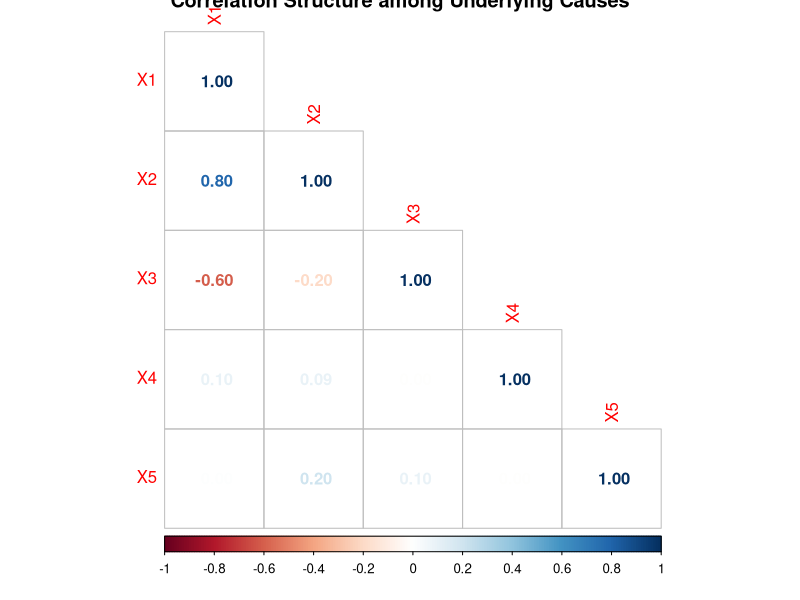
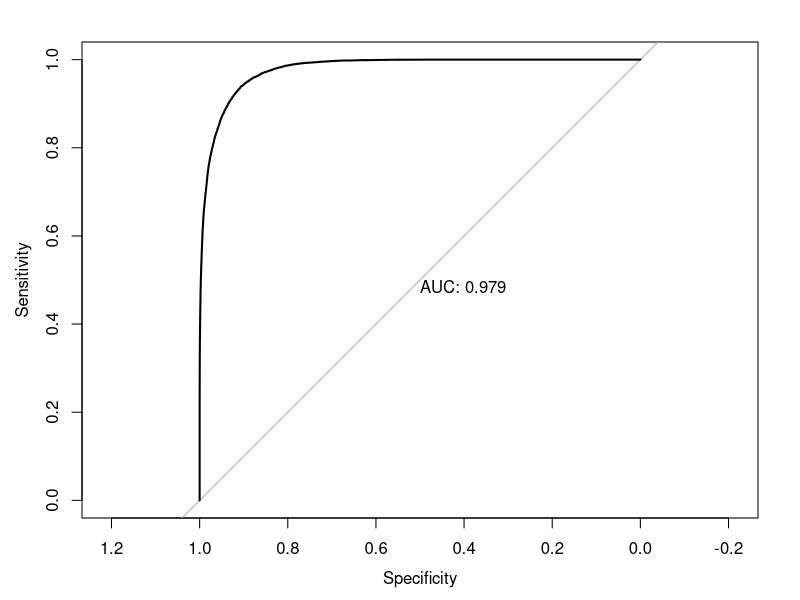
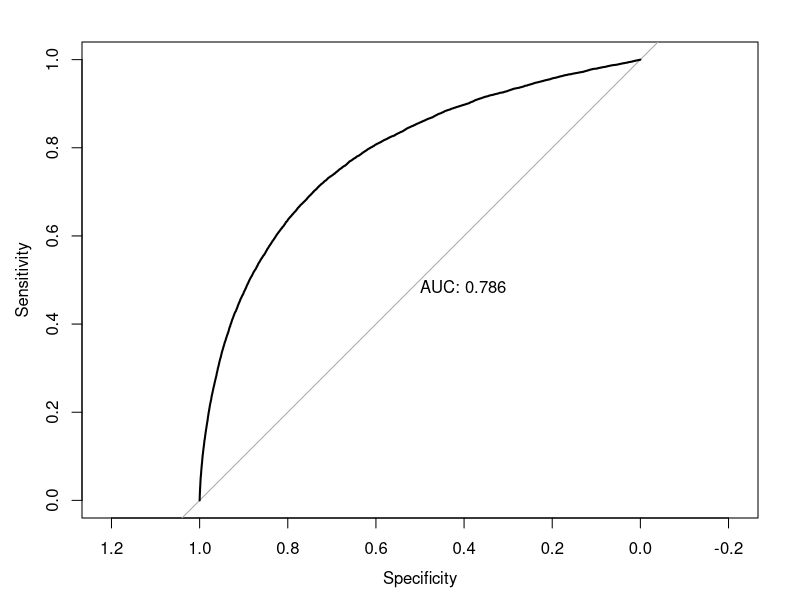
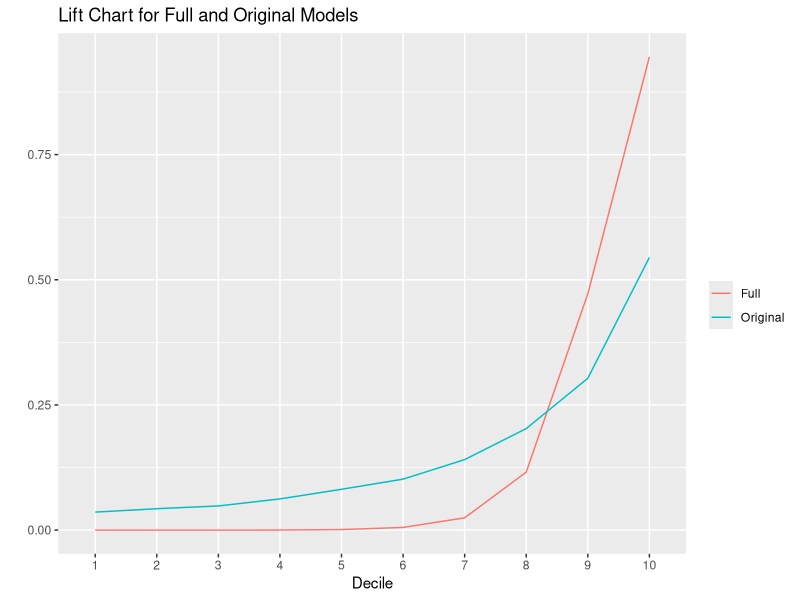
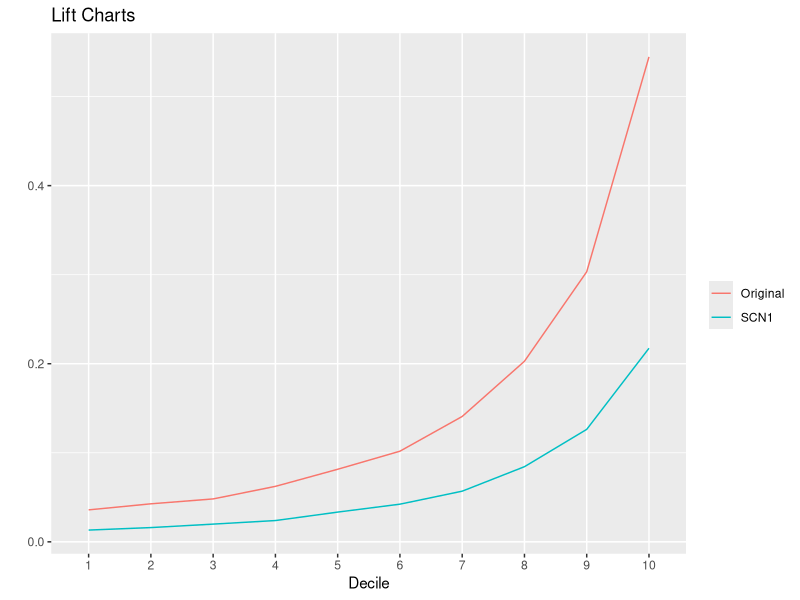
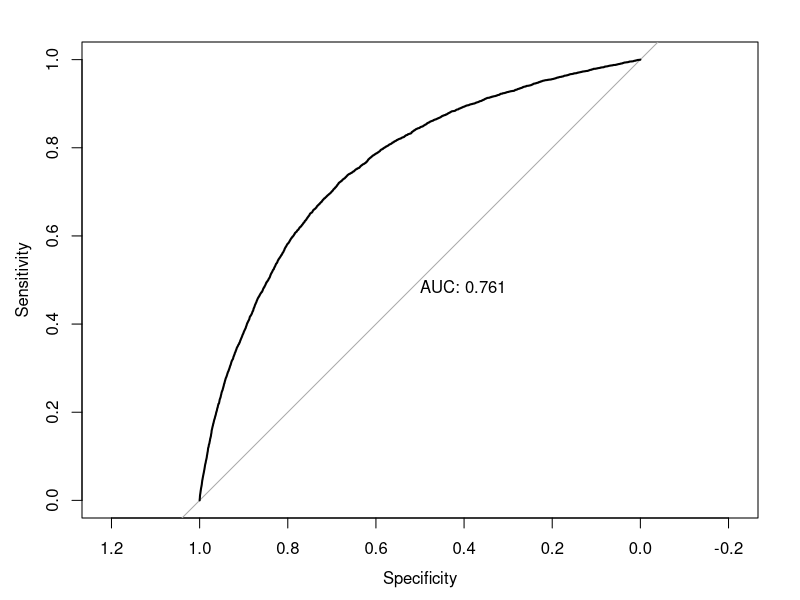
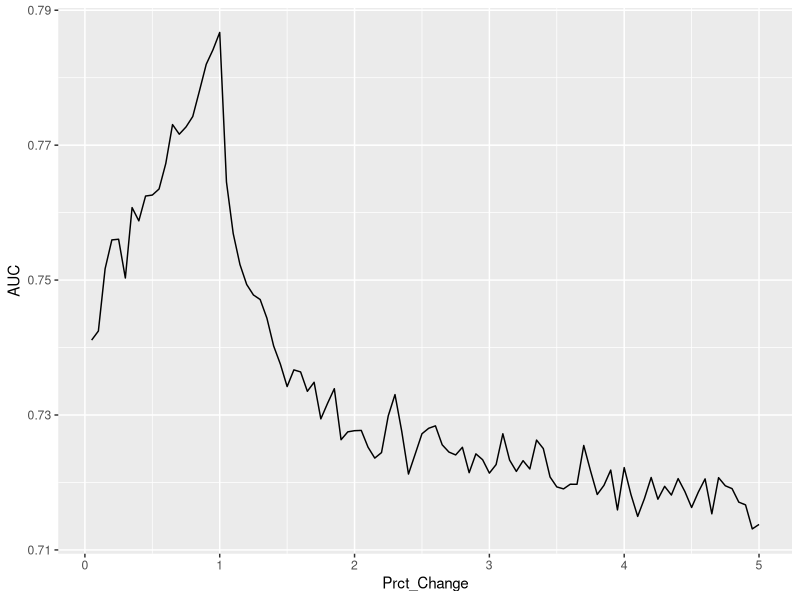
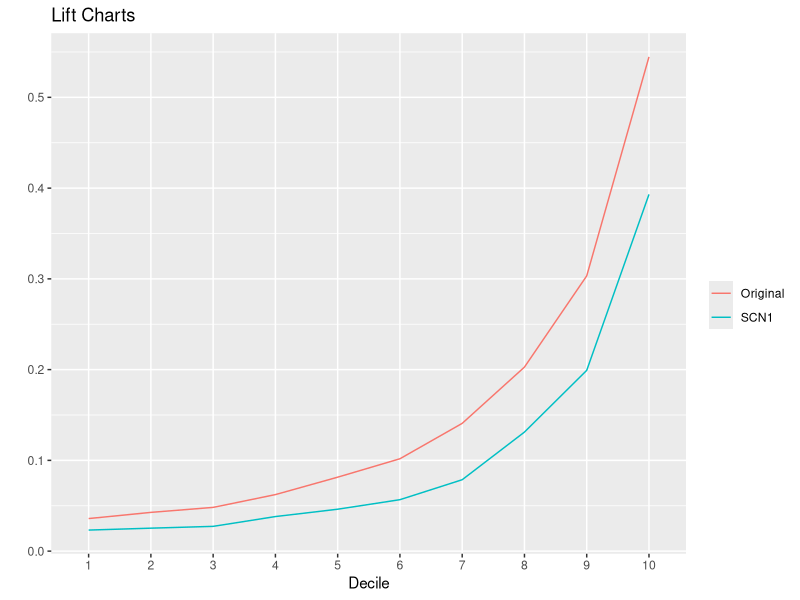

These figures' R source, in order:
library(Hmisc)
library(MASS)
library(pROC)
library(corrplot)
library(gridExtra)
library(tidyverse)

########################################################################################################################################

# read in covariance structure
Sigma = as.matrix(read_csv('Covariance.csv', col_names=F))
N <- 100000

########################################################################################################################################

# set the seed
set.seed(121)

# simulate Xs
df <- mvrnorm(n = N,
              mu = rep(0, 8),
              Sigma =Sigma) %>%
  data.frame() %>% tibble()

corrplot(cor(df %>% select(X1:X5)), type='lower', method = 'number',
         title='Correlation Structure among Underlying Causes')

# df <- df %>%
#   mutate(Z = 1 + 3*X1 + X2 - 2*X3 + 0.5*X4 - 1.5*X5 + 2.5*X6 - 4*X7 - 5*X8 - 3*X1*X3 + 4*X4*X7 + rnorm(N,0,5),
#          Y = ifelse(Z > quantile(Z,.85),1,0))

df <- df %>%
  mutate(Z = -6 + 2*X1 + X2 - 1.5*X3 + 3*X4 - 2*X5 - 4*X3*X5,
         P = 1/(1+exp(-Z)),
         Y = rbinom(N, 1, P))

describe(df$Y)

# data.frame(Z = seq(-50,50,.1)) %>%
#            mutate(P = 1/(1+exp(-Z))) %>%
#   ggplot(aes(Z,P))+
#   geom_line()

########################################################################################################################################

# full model
model_full <- glm(Y ~ X1 + X2 + X3 + X4 + X5 + X3*X5,
                  data = df,
                  family = 'binomial')

df <- df %>%
  mutate(pred_full = predict(model_full,type='response'))

summary(model_full)

# ROC curve
plot(roc(df$Y,df$pred_full), print.auc=T)

# lift data
df_lift <- df %>%
  group_by(Decile = cut(pred_full, quantile(pred_full,seq(0,1,.1)),include.lowest=T,labels=1:10)) %>%
  summarize(Full = mean(Y))

########################################################################################################################################

# Original model
model_orig <- glm(Y ~ X1 + X2 + X3,
                  data = df,
                  family = 'binomial')

df <- df %>%
  mutate(pred_orig = predict(model_orig,type='response'))

summary(model_orig)

# ROC curve
plot(roc(df$Y,df$pred_orig), print.auc=T)

# add lift data
df_lift <- df_lift %>%
  left_join(df %>%
              group_by(Decile = cut(pred_orig, quantile(pred_orig,seq(0,1,.1)),include.lowest=T,labels=1:10)) %>%
              summarize(Original = mean(Y)),
            by = 'Decile')

# lift chart
df_lift %>%
  pivot_longer(Full:Original) %>%
  ggplot(aes(x=Decile,y=value,color=name,group=name))+
  geom_line()+
  labs(title = 'Lift Chart for Full and Original Models',
       color='',
       y = '')


########################################################################################################################################

# Scenario 1: all probabilities go down 60%
df <- df %>%
  mutate(P1 = P * 0.4,
         Y1 = rbinom(N, 1, P1)) 

df_lift %>%
  select(-Full) %>%
  left_join(df %>%
              group_by(Decile = cut(pred_orig, quantile(pred_orig,seq(0,1,.1)),include.lowest=T,labels=1:10)) %>%
              summarize(SCN1 = mean(Y1)),
            by = 'Decile') %>%
  pivot_longer(!Decile) %>%
  ggplot(aes(x=Decile,y=value,color=name,group=name))+
  geom_line()+
  labs(title = 'Lift Charts',
       color='',
       y = '')

# ROC curve
df %>%
  with(plot(roc(Y1,pred_orig),print.auc=T))

# loop over scalars
sapply(seq(0.05,5,.05), function(i)
  df %>%
    mutate(P = P * i,
           Y = rbinom(N, 1, P)) %>%
    with(auc(roc(Y,pred_orig),print.auc=T))) %>%
  tibble(AUC = ., Prct_Change = seq(0.05,5,.05)) %>%
  ggplot(aes(Prct_Change,AUC))+
  geom_line()

########################################################################################################################################

# Scenario 2: all probabilities are reduced by a flat bump
df <- df %>%
  mutate(P2 = P - 0.2,
         P2 = ifelse(P2 < 0, 0, P2),
         Y2 = rbinom(N, 1, P2))


df_lift %>%
  select(-Full) %>%
  left_join(df %>%
              group_by(Decile = cut(pred_orig, quantile(pred_orig,seq(0,1,.1)),include.lowest=T,labels=1:10)) %>%
              summarize(SCN1 = mean(Y2)),
            by = 'Decile') %>%
  pivot_longer(!Decile) %>%
  ggplot(aes(x=Decile,y=value,color=name,group=name))+
  geom_line()+
  labs(title = 'Lift Charts',
       color='',
       y = '')

# ROC curve
df %>%
  with(plot(roc(Y2,pred_orig),print.auc=T))

########################################################################################################################################

# Scenario 3: Effect is present only in certain model deciles
df <- df %>%
   mutate(Decile3 = as.numeric(cut(P, quantile(P,seq(0,1,.1)),include.lowest=T,labels=1:10)),
          P3 = ifelse(Decile3 > 5, (1 / Decile3)*P, P),
          P3 = ifelse(P3 < 0, 0, P3),
          P3 = ifelse(P3 > 1, 1, P3),
          Y3 = rbinom(N, 1, P3))


df_lift %>%
  select(-Full) %>%
  left_join(df %>%
              group_by(Decile = cut(pred_orig, quantile(pred_orig,seq(0,1,.1)),include.lowest=T,labels=1:10)) %>%
              summarize(SCN1 = mean(Y3)),
            by = 'Decile') %>%
  pivot_longer(!Decile) %>%
  ggplot(aes(x=Decile,y=value,color=name,group=name))+
  geom_line()+
  labs(title = 'Lift Charts',
       color='',
       y = '')

# ROC curve
df %>%
  with(plot(roc(Y3,pred_orig),print.auc=T))


########################################################################################################################################

# Scenario 4: change of relationship with unseen variables
df <- df %>%
  mutate(Z4 = -6 + 2*X1 + X2 - 1.5*X3 - 3*X4 + 2*X5 + 4*X3*X5,
         # Z = -6 + 2*X1 + X2 - 1.5*X3 + 3*X4 - 2*X5 - 4*X3*X5,
         P4 = 1/(1+exp(-Z4)),
         Y4 = rbinom(N, 1, P4))

df_lift %>%
  select(-Full) %>%
  left_join(df %>%
              group_by(Decile = cut(pred_orig, quantile(pred_orig,seq(0,1,.1)),include.lowest=T,labels=1:10)) %>%
              summarize(SCN1 = mean(Y4)),
            by = 'Decile') %>%
  pivot_longer(!Decile) %>%
  ggplot(aes(x=Decile,y=value,color=name,group=name))+
  geom_line()+
  labs(title = 'Lift Charts',
       color='',
       y = '')

# ROC curve
df %>%
  with(plot(roc(Y4,pred_orig),print.auc=T))

########################################################################################################################################

# Scenario 5: change in importance of unseen variables
df <- df %>%
  mutate(Z5 = -6 + 2*X1 + X2 - 1.5*X3 + 10*X4 - 1*X5 - 9*X3*X5,
         # Z = -6 + 2*X1 + X2 - 1.5*X3 + 3*X4 - 2*X5 - 4*X3*X5,
         P5 = 1/(1+exp(-Z5)),
         Y5 = rbinom(N, 1, P5))

df_lift %>%
  select(-Full) %>%
  left_join(df %>%
              group_by(Decile = cut(pred_orig, quantile(pred_orig,seq(0,1,.1)),include.lowest=T,labels=1:10)) %>%
              summarize(SCN1 = mean(Y5)),
            by = 'Decile') %>%
  pivot_longer(!Decile) %>%
  ggplot(aes(x=Decile,y=value,color=name,group=name))+
  geom_line()+
  labs(title = 'Lift Charts',
       color='',
       y = '')

# ROC curve
df %>%
  with(plot(roc(Y5,pred_orig),print.auc=T))

########################################################################################################################################

# Scenario 6: change in relationship with seen variables
df <- df %>%
  mutate(Z6 = -6 - 2*X1 - X2 + 1.5*X3 + 3*X4 - 2*X5 - 4*X3*X5,
         # Z = -6 + 2*X1 + X2 - 1.5*X3 + 3*X4 - 2*X5 - 4*X3*X5,
         P6 = 1/(1+exp(-Z6)),
         Y6 = rbinom(N, 1, P6))

df_lift %>%
  select(-Full) %>%
  left_join(df %>%
              group_by(Decile = cut(pred_orig, quantile(pred_orig,seq(0,1,.1)),include.lowest=T,labels=1:10)) %>%
              summarize(SCN1 = mean(Y5)),
            by = 'Decile') %>%
  pivot_longer(!Decile) %>%
  ggplot(aes(x=Decile,y=value,color=name,group=name))+
  geom_line()+
  labs(title = 'Lift Charts',
       color='',
       y = '')

# ROC curve
df %>%
  with(plot(roc(Y5,pred_orig),print.auc=T))

# Update model:
model_updated <- glm(Y6 ~ X1 + X2 + X3,
                  data = df,
                  family = 'binomial')

df <- df %>%
  mutate(pred_updated = predict(model_updated,type='response'))

summary(model_updated)

# ROC curve
plot(roc(df$Y6,df$pred_updated), print.auc=T)
